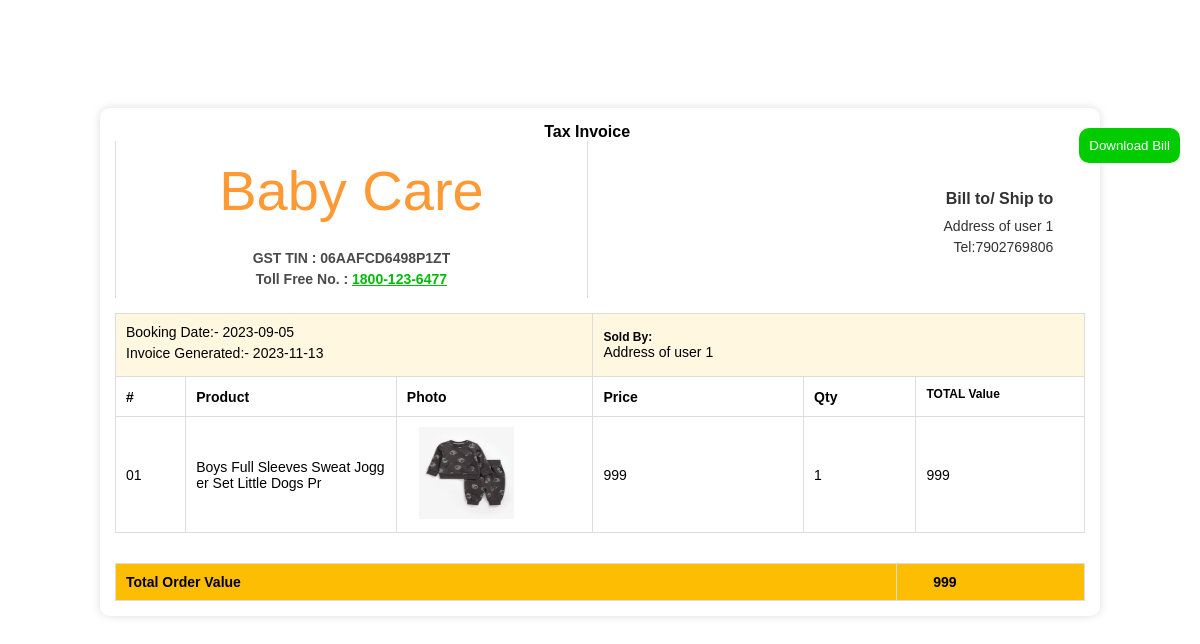
The page /User/bill.php?id=55 (signed in) on the database its author committed.
### tables this page shows
CREATE TABLE `tbl_cart` (
  `cart_id` int(11) NOT NULL,
  `product_id` int(11) NOT NULL,
  `booking_id` int(11) NOT NULL,
  `cart_qty` int(11) NOT NULL DEFAULT 1,
  `cart_status` int(11) NOT NULL DEFAULT 0
);

CREATE TABLE `tbl_newuser` (
  `user_id` int(11) NOT NULL,
  `user_name` varchar(50) NOT NULL,
  `user_contact` varchar(12) NOT NULL,
  `user_dob` date NOT NULL,
  `user_gender` varchar(8) NOT NULL,
  `user_address` varchar(100) NOT NULL,
  `place_id` int(11) NOT NULL,
  `user_email` varchar(50) NOT NULL,
  `user_password` varchar(20) NOT NULL,
  `user_photo` varchar(100) NOT NULL DEFAULT '0',
  `user_doj` date DEFAULT NULL
);

CREATE TABLE `tbl_booking` (
  `booking_id` int(11) NOT NULL,
  `user_id` int(11) NOT NULL,
  `booking_status` int(11) NOT NULL DEFAULT 0,
  `booking_date` varchar(50) NOT NULL,
  `booking_amount` varchar(10) NOT NULL
);

CREATE TABLE `tbl_product` (
  `product_id` int(11) NOT NULL,
  `product_name` varchar(50) NOT NULL,
  `brand_id` int(11) NOT NULL,
  `product_details` text NOT NULL,
  `product_photo` varchar(100) NOT NULL,
  `product_price` int(11) NOT NULL,
  `subcategory_id` int(11) NOT NULL,
  `shop_id` int(11) NOT NULL
);

### web/User/bill.php (the view, shortened to what this page needs)
<?php
include("../Assets/Connection/Connection.php");
$selqry="select * from tbl_cart c inner join tbl_booking b on b.booking_id=c.booking_id inner join tbl_newuser u on u.user_id=b.user_id inner join tbl_product p on p.product_id=c.product_id where c.cart_id='".$_GET["id"]."'";
$result=$con->query($selqry);
$data=$result->fetch_assoc();
?>
<!DOCTYPE html>
<html>
  <head>
  </head>
  <body>
 <br /><br /><br /><br /><br /><br />
  <button id="cmd" onClick="printDiv('content')" style="float:right;color:#FFF;background:#0C0;border:none;margin:20px;padding:10px;border-radius:10px" >Download Bill</button>
    <section class="main-pd-wrapper" style="width: 1000px; margin: auto" id="content">
      <div style="display: table-header-group">
        <h4 style="text-align: center; margin: 0">
          <b>Tax Invoice</b>
        </h4>
        <table style="width: 100%; table-layout: fixed">
          <tr>
            <td
              style="border-left: 1px solid #ddd; border-right: 1px solid #ddd"
            >
              <div
                style="
                  text-align: center;
                  margin: auto;
                  line-height: 1.5;
                  font-size: 14px;
                  color: #4a4a4a;
                "
              >
              	<span
                style="color:#F93;font-size:56px">Baby Care</span>
                <p style="font-weight: bold; margin-top: 15px">
                  GST TIN : 06AAFCD6498P1ZT
                </p>
                <p style="font-weight: bold">
                  Toll Free No. :
                  <a href="tel:018001236477" style="color: #00bb07"
                    >1800-123-6477</a
                  >
                </p>
              </div>
            </td>
            <td
              align="right"
              style="
                text-align: right;
                padding-left: 50px;
                line-height: 1.5;
                color: #323232;
              "
            >
              <div>
                <h4 style="margin-top: 5px; margin-bottom: 5px">
                  Bill to/ Ship to
                </h4>
                <p style="font-size: 14px">
                  <?php echo $data["user_address"] ?>
                  <br />
                  Tel:<?php echo $data["user_contact"] ?>
                </p>
              </div>
            </td>
          </tr>
        </table>
      </div>
      <table
        class="table table-bordered h4-14"
        style="width: 100%; -fs-table-paginate: paginate; margin-top: 15px"
      >
        <thead style="display: table-header-group">
          <tr
            style="
              margin: 0;
              background: #fcbd021f;
              padding: 15px;
              padding-left: 20px;
            "
          >
            <td colspan="3">
              <p>Booking Date:- <?php echo $data["booking_date"] ?></p>
              <p style="margin: 5px 0">Invoice Generated:- <?php echo date("Y-m-d"); ?></p>
            </td>
            <td colspan="3" style="width: 300px">
              <h4 style="margin: 0">Sold By:</h4>
              <p>
                <?php echo $data["user_address"] ?>
              </p>
            </td>
          </tr>
          <tr>
            <th style="width: 50px">#</th>
            <th style="width: 150px">Product</th>
            <th style="width: 100px">Photo</th>
            <th style="width: 150px">Price</th>
            <th style="width: 80px">Qty</th>
            <th style="width: 120px"><h4>TOTAL Value</h4></th>
          </tr>
        </thead>
        <tbody>
          <tr>
            <td>01</td>
            <td><?php echo $data["product_name"] ?></td>
            <td><img src="../Assets/File/Shop/<?php echo $data["product_photo"];?>" width="119" height="92" /></td>
            <td><?php echo $data["product_price"] ?></td>
            <td><?php echo $data["cart_qty"] ?></td>
            <td><?php echo $data["product_price"] * $data["cart_qty"] ?></td>
          </tr>
        </tbody>
      </table>
      <table class="hm-p table-bordered" style="width: 100%; margin-top: 30px">
        <tr style="background: #fcbd02">
          <th>Total Order Value</th>
          <td style="width: 70px; text-align: right; border-right: none">
            <b><?php echo $data["product_price"] * $data["cart_qty"] ?></b>
          </td>
          <td colspan="5" style="border-left: none"></td>
        </tr>
      </table>
    </section>
</body>
</html>

### web/User/bill.php (style rules this page uses)
* { box-sizing: border-box; }
.table-bordered td, .table-bordered th { border: 1px solid #ddd; padding: 10px; word-break: break-all; }
body { font-family: Arial, Helvetica, sans-serif; margin: 0; padding: 0; font-size: 16px; }
.h4-14 h4 { font-size: 12px; margin-top: 0; margin-bottom: 5px; }
pre, p { padding: 0; margin: 0; }
table { font-family: arial, sans-serif; width: 100%; border-collapse: collapse; padding: 1px; }
td, th { text-align: left; padding: 8px 6px; }
.hm-p td, .hm-p th { padding: 3px 0px; }
.main-pd-wrapper { box-shadow: 0 0 10px #ddd; background-color: #fff; border-radius: 10px; padding: 15px; }
.table-bordered td, .table-bordered th { border: 1px solid #ddd; padding: 10px; font-size: 14px; }

### rows shown on the page
tbl_cart: tbl_newuser.user_address "Address of user 1", tbl_newuser.user_contact "7902769806", booking.booking_date "2023-09-05", product.product_name "Boys Full Sleeves Sweat Jogger Set Little Dogs Pr", product.product_photo (picture), product.product_price "999", cart_qty "1", $data['product_price']*$data['cart_qty'] "999"
